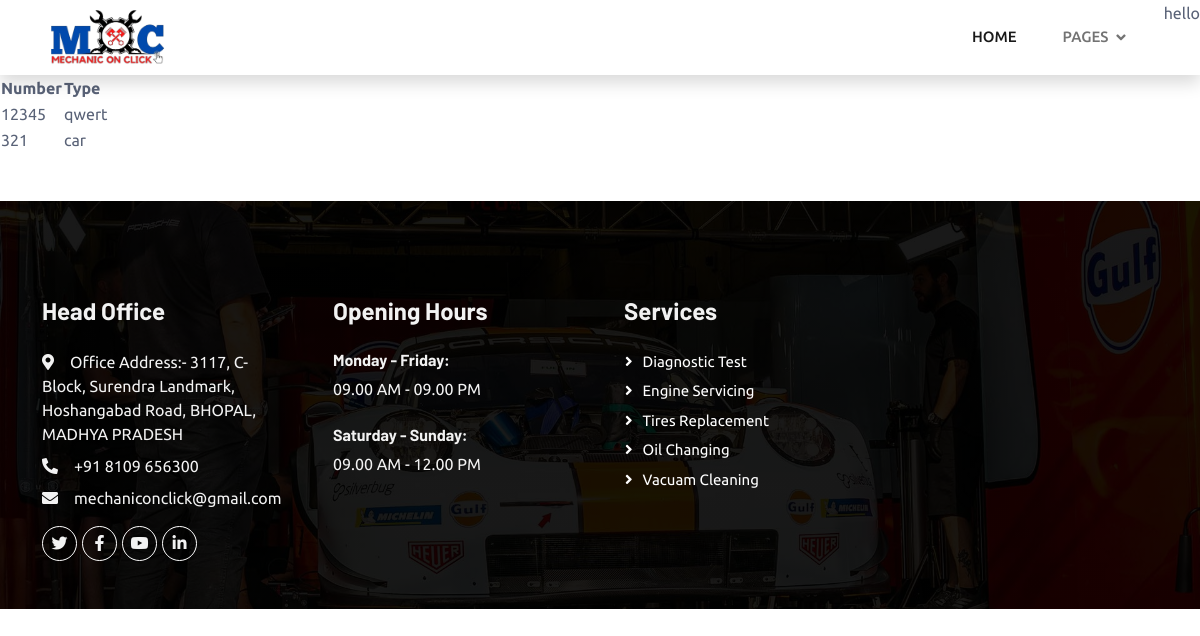
The page /vehical/ (signed in) on the database as committed earlier.
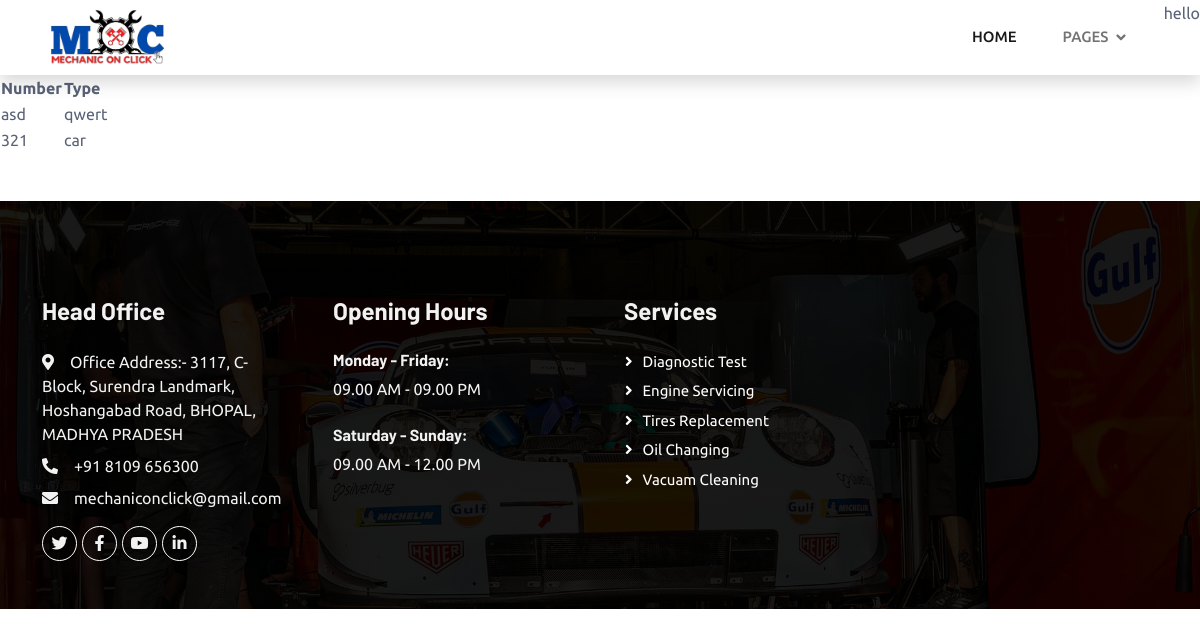
The same page on the database as committed later.
### ERP/models.py (models this page shows, shortened)
class Vehical(models.Model):
    customer = models.ForeignKey(Customer , on_delete=models.CASCADE)
    number = models.CharField(max_length=20 , unique= True)
    type = models.CharField(max_length=20)

### account/decorators.py (the view)
        def wrapper(request , *args, **kwargs):
            group = None
            role = request.user.role
            print(role)
            if role in allowed_roles:
                return view_func(request , *args, **kwargs)
            else :
                print('User Not allowed')
                return redirect('unauth_page')

### ERP/views.py (called while the page is built)
@login_required(login_url= 'login_page')
@allowed_users(allowed_roles=[User.Role.CUSTOMER])
def info_vehical(request):
    user = request.user
    customer = Customer.objects.get(user = user)
    vehicals = list(Vehical.objects.filter(customer = customer))
    context = {'vehicals' : vehicals}
    return render(request , 'ERP/vehical/info_vehical_page.html' , context)

### templates/ERP/vehical/info_vehical_page.html
{% extends 'Base/base.html' %}
{% load static %}
{% block content %}
<table style="border : 2px;">
    <tr><th>Number</th><th>Type</th</tr>
        {% for vehical in vehicals %}
        <tr><td>{{vehical.number}}</td><td>{{vehical.type}}</td></tr>
        {% endfor %}
</table>
{% endblock %}

Rows that differ between the two databases and show on the page:
changed Vehical "qwert": number "12345" → "asd"
